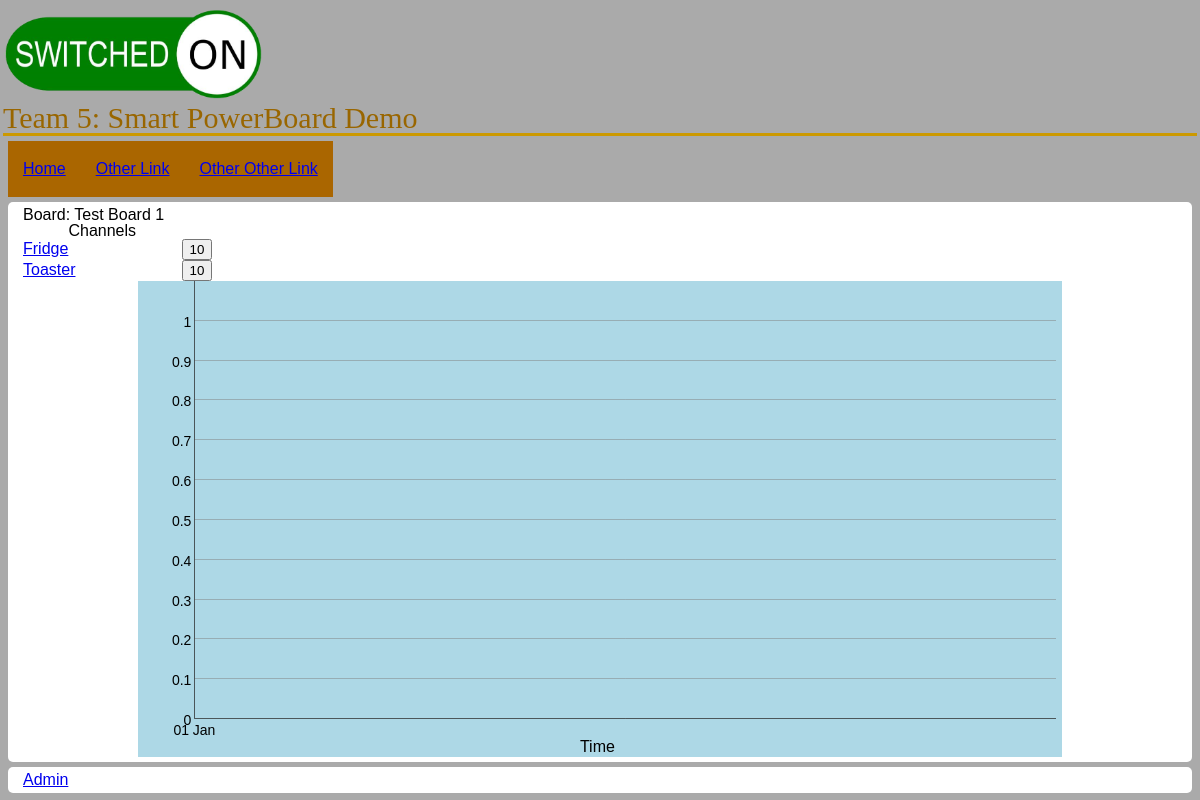
The app's page /board/1/, older data.
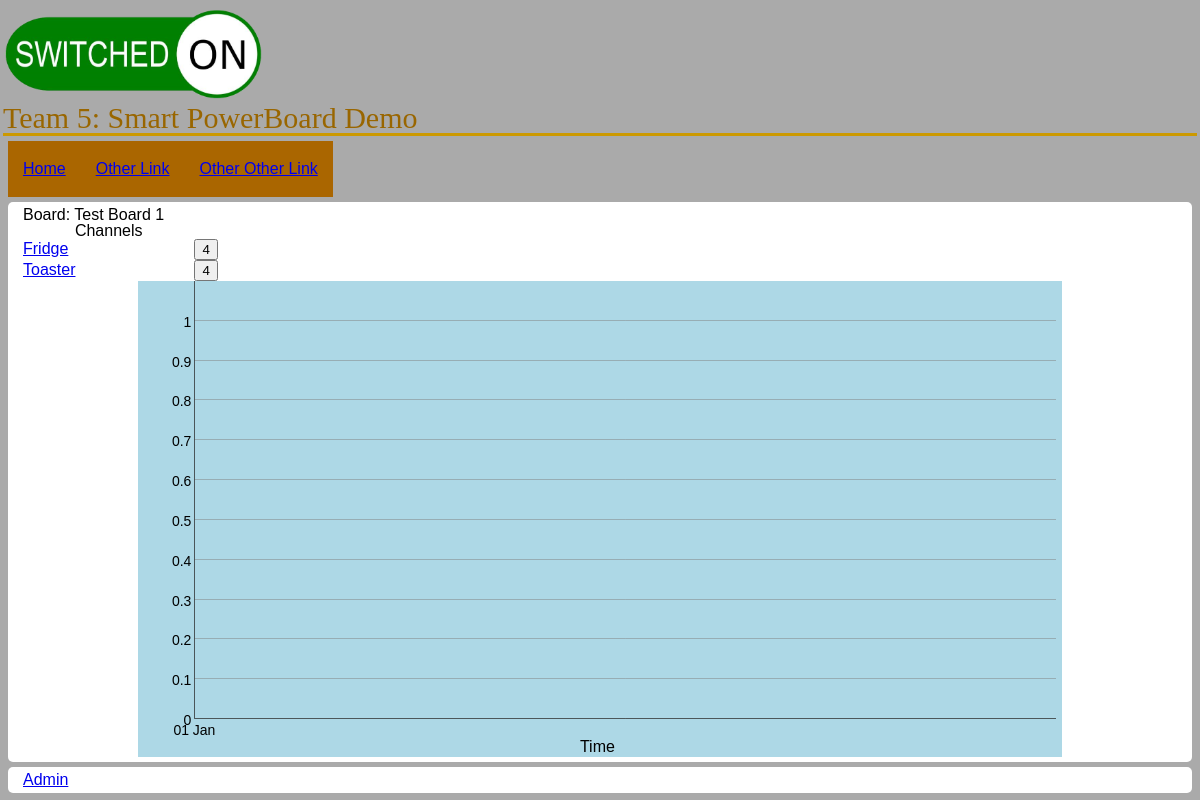
The same page, newer data.
### dashboard/models.py (models this page shows, shortened)
class SmartBoard(models.Model):
    name = models.CharField(max_length=50)
    def current_status(self):
        stat = self.status.filter(datetime__lt=timezone.now()).order_by("-datetime")
        if(stat.count() == 0):
            status = SwitchStatus( board = self, status = 0)
            status.save()
            return status
        return stat.first()

class Channel(models.Model):
    board = models.ForeignKey(SmartBoard,related_name = "channels")
    channel_num = models.IntegerField()
    name = models.CharField(max_length=50)
    units = models.CharField(max_length=50,default="Power")

class SwitchStatus(models.Model):
    board = models.ForeignKey(SmartBoard,related_name = "status")
    status = models.IntegerField()
    datetime = models.DateTimeField(auto_now_add=True)

### dashboard/views.py (the view)
# urls.py: url(r'^board/(?P<board>[0-9]+)/(?P<timeframe>\b5minutes\b|\bhour\b|\bday\b)?$', views.board_page, name='board'), #Page for the channel
def board_page(request,board,timeframe=None):
    board = get_object_or_404(SmartBoard,pk=board)
    channels = Channel.objects.all().filter(board = board)
    timestamp_start = 0
    if timeframe == "hour":
        timestamp_start = 60*60
    elif timeframe == "5minutes":
        timestamp_start = 5*60
    elif timeframe == "day":
        timestamp_start = 60*60*24
    status = board.current_status()
    return render(request,"board_page.html",
                  {"board":board,
                   "channels":channels,
                   "timestart":timestamp_start,
                   "status":status}) #dictionary object that is used for refference in template

### dashboard/templates/board_page.html (shortened to what this page needs)
{% extends "base.html" %}
{% load staticfiles %}
{% block content %}
    <h2>Board: {{board.name}}</h2>
    <table style="width:20%; border-color:blue" border="1">
        <tr><th>Channels</th></tr>
        {% for channel in channels %}
            <tr>
                 <td><a href="{% url 'channel' channel.id %}">{{channel.name}}</a></td>
                 <td><button id="test_button" onclick="button_press({{ channel.channel_num }})">{{status.status}}</button></td>
            </tr>
        {% endfor %}
    </table>
    <div id="chart_div" style="height:60%; width:80%; margin:auto; background-color:lightblue"></div>
{% endblock content %}

### dashboard/templates/base.html (shortened to what this page needs)
{% load staticfiles %}
<html>
    <head>
        <link rel="stylesheet" href="{% static "dashboard/css/reset.css" %}" />
		<link rel="stylesheet" href="{% static "dashboard/css/site.css" %}" />
    </head>
    <body>
        <div id="header">
            <img src="{% static "dashboard/images/switchedon.png" %}" alt="Switched On Logo" height="100px" />
            <h1>Team 5: Smart PowerBoard Demo</h1>
        </div>
        <div id="nav">
            <ul>
                <li><a href="{% url 'index' %}">Home</a></li>
                <li><a href="{% url 'index' %}">Other Link</a></li>
                <li><a href="{% url 'index' %}">Other Other Link</a></li>
            </ul>
        </div>
        <div id="main">
            {% block content %}
            {% endblock content %}
        </div>
        <div id="footer">
            <a href="{% url 'admin:index' %}">Admin</a>
        </div>
    </body>
</html>

### dashboard/static/dashboard/css/site.css (style rules this page uses)
body { font-family: "Trebuchet MS", Verdana, sans-serif; font-size: 16px; background-color: #AAAAAA; padding: 3px; }
#header { color: #FF0000; }
#header h1 { font-family: Georgia, serif; border-bottom: 3px solid #cc9900; color: #996600; font-size: 30px; }
#nav { padding 10px; margin: 5px; }
#nav ul { list-style-type: none; margin: 0; padding: 0; overflow: hidden; }
#nav li { float: left; }
#nav li a { display: block; padding: 20px 15px; background-color: #AA6600; }
#main { margin: 5px; padding: 5px; padding-left: 15px; padding-right: 15px; background-color: #ffffff; border-radius: 5px 5px 5px 5px; }
#footer { margin: 5px; padding: 5px; padding-left: 15px; padding-right: 15px; background-color: #ffffff; border-radius: 5px 5px 5px 5px; }

Row changes from the older to the newer data that the page shows:
removed SwitchStatus: status "10"
added SwitchStatus: status "4"
